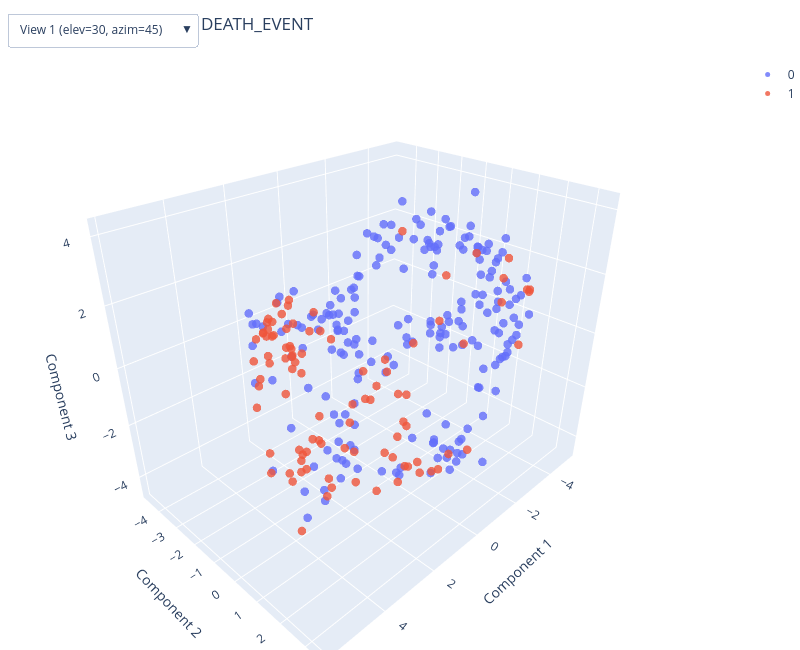

Notebook code cell kept with this figure:
### Code cell
plot_3d(X_tsne, y, algorithm="t-SNE", target_name=TARGET_COL)

### Figure 1 — Plotly figure (JSON) as saved in the notebook; plotly's stock layout.template omitted (floating-point values rounded to 4 significant figures; data arrays with more than 128 entries replaced by an {"elided": "..."} marker saying what was removed)
{"data": [{"hovertemplate": "<b>DEATH_EVENT</b>: 0<br>Component 1: %{x:.3f}<br>Component 2: %{y:.3f}<br>Component 3: %{z:.3f}<extra></extra>", "marker": {"color": "#636EFA", "line": {"width": 0}, "opacity": 0.8, "size": 5}, "mode": "markers", "name": "0", "type": "scatter3d", "x": {"elided": "203 float values"}, "y": {"elided": "203 float values"}, "z": {"elided": "203 float values"}}, {"hovertemplate": "<b>DEATH_EVENT</b>: 1<br>Component 1: %{x:.3f}<br>Component 2: %{y:.3f}<br>Component 3: %{z:.3f}<extra></extra>", "marker": {"color": "#EF553B", "line": {"width": 0}, "opacity": 0.8, "size": 5}, "mode": "markers", "name": "1", "type": "scatter3d", "x": [3.64, 1.114, 3.071, 1.902, 2.352, 3.43, 3.953, 0.4745, 0.1767, 4.574, 4.265, 2.933, 0.9475, 0.9, 2.401, 3.211, 1.706, 3.634, 1.45, 4.254, 2.682, 3.886, 3.407, 3.177, 2.027, 4.671, 3.239, 3.324, 4.049, 1.513, 0.8592, 4.466, 2.521, 2.651, 5.671, 3.932, 1.245, 2.171, -0.6493, 1.077, 1.689, 1.306, 4.24, 2.044, 3.697, 2.285, 5.331, 1.431, 2.634, 3.424, 1.331, 3.961, 0.4128, 1.982, -0.524, 2.999, 0.873, 3.893, 3.739, 3.932, 2.794, 3.653, 3.168, 3.388, 3.004, 3.527, 4.298, 1.725, -0.01492, 3.259, 4.461, 1.8, 2.704, 4.368, 3.47, 4.266, -1.489, -1.056, 2.83, 3.38, -1.843, -1.548, 3.568, -2.003, -1.414, -1.629, 3.785, -1.542, -3.368, -0.5142, 4.82, -0.8885, 0.01109, -2.613, -0.5051, -1.245], "y": [0.8728, 0.8439, 1.419, 2.113, 1.683, -1.457, 0.4116, -2.137, -3.531, 1.091, 0.6691, 0.354, 1.644, 0.984, -2.778, -2.48, 2.193, -0.02022, 1.122, 0.7249, -0.915, -0.1728, -2.25, -2.319, -3.023, 1.295, -0.9255, -1.741, -0.7404, 1.687, -3.686, 0.9148, -2.378, -3.028, 1.202, 0.9089, 1.775, -3.193, -3.94, 1.31, 2.065, -0.2766, 0.9726, 0.5507, 0.2991, 1.655, 1.204, -2.794, 1.474, -1.211, 2.419, 0.495, 2.114, 1.699, 0.7629, 1.918, 2.709, -0.2302, -0.3195, 1.157, -1.377, 0.9187, 0.7313, 1.86, 0.3352, 1.695, -0.5275, -2.548, -3.506, -1.547, 1.297, 2.238, -1.66, -0.4455, -0.5677, -0.2348, 1.27, 2.292, -1.719, 2.478, 3.31, 2.745, -0.2526, 3.128, 2.728, -0.5413, 0.03339, 3.348, -2.704, 2.244, 1.326, 2.165, 1.77, 2.833, 1.506, 2.858], "z": [-0.05496, -2.648, -0.2706, -2.551, 0.6593, 1.327, -1.601, -0.1682, -0.5178, 2.238, 1.902, -2.86, -2.812, -2.863, 0.669, 0.02224, -0.678, -2.43, 0.8478, -0.8979, -2.719, 0.2633, -1.406, 0.8053, 0.2263, 2.181, 0.7763, 1.297, 1.932, 0.02701, -0.9778, 1.749, 1.105, -1.078, 1.929, -0.6234, -2.553, -0.5157, -0.9776, -1.827, -0.6081, -3.12, 1.555, -3.404, -2.105, -2.925, 2.388, 0.4944, 1.137, 1.42, -2.372, -1.344, -3.026, 0.9361, -3.967, 0.6714, -2.345, -2.449, -2.891, -0.5303, 1.357, -0.9117, -2.829, 0.6646, -3.495, -0.7089, -1.679, 1.478, 0.1213, 1.77, 2.324, 0.3918, 1.68, -2.284, 1.35, 2.51, -3.892, -2.927, 2.035, 1.089, 2.562, 3.385, 2.724, 2.452, 2.846, -0.5086, -4.548, 1.004, 2.25, 1.009, 2.678, 3.55, 1.732, 2.089, 2.829, 2.235]}], "layout": {"height": 650, "legend": {"itemsizing": "trace"}, "margin": {"b": 0, "l": 0, "r": 0, "t": 60}, "scene": {"camera": {"eye": {"x": 1.347, "y": 1.347, "z": 1.1}}, "xaxis": {"title": {"text": "Component 1"}}, "yaxis": {"title": {"text": "Component 2"}}, "zaxis": {"title": {"text": "Component 3"}}}, "title": {"text": "3D t-SNE colored by DEATH_EVENT"}, "updatemenus": [{"buttons": [{"args": [{"scene.camera": {"eye": {"x": 1.347, "y": 1.347, "z": 1.1}}}], "label": "View 1 (elev=30, azim=45)", "method": "relayout"}, {"args": [{"scene.camera": {"eye": {"x": -0.55, "y": 0.9526, "z": 1.905}}}], "label": "View 2 (elev=60, azim=120)", "method": "relayout"}, {"args": [{"scene.camera": {"eye": {"x": -2.2, "y": 2.694e-16, "z": 0}}}], "label": "View 3 (elev=0, azim=180)", "method": "relayout"}], "showactive": true, "type": "dropdown", "x": 0.01, "xanchor": "left", "y": 1.08, "yanchor": "top"}], "width": 800}}
